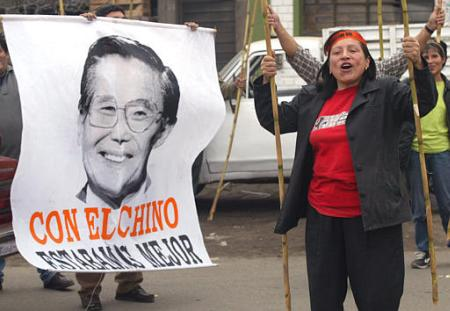
#> input picture data/train/0005.jpg, 450 x 311 px; its folder holds only this picture in this run
$ python train.py
#> lines starting #> are read from the running program, lines starting #| are printed output that depends on the picture
### projectUtils.py
import numpy as np
import os
import pickle
from skimage import io, util
from skimage.color import rgb2gray
from skimage.feature import hog
from skimage.transform import resize
import matplotlib.pyplot as plt
import matplotlib.patches as patch
from skimage.transform import pyramid_gaussian

def loadImagesFromDir(path):
#> called with path = './data/train/'
    images = []
    if path[-1] != "/":
        path += "/"
    for f in sorted(os.listdir(path)):
        images.append(rgb2gray(util.img_as_float(io.imread(path+f))))
    return np.array(images)

# [13 lines left out: function windowRecoveringArea, not called in this run]

def extractHOGFeatures(im):
	return hog(im, feature_vector=True, block_norm="L2-Hys")

# [71 lines left out: functions plotWindows, imagesDetection, imageDetection, suppNonMaxima, loadModel, not called in this run]

### train.py
#!/usr/bin/python3

import sys
import matplotlib.pyplot as plt
import math
import numpy as np
from random import randint, sample
import pickle
from skimage.transform import resize
from skimage.transform import rotate
from sklearn.svm import SVC
from sklearn.model_selection import GridSearchCV
from projectUtils import loadImagesFromDir, windowRecoveringArea, extractHOGFeatures, suppNonMaxima, loadModel, imagesDetection, imageDetection

# [54 lines left out: functions randomNegWindows, extractWindowImages, falsePositifWindows, not called in this run]

def getPosImages(trainImages, posWindows, H, L):
#> called with trainImages = array of shape (1, 311, 450), posWindows = array of shape (1284, 5), H = 90, L = 60
    trainPosImages = []
    i = 0
    for w in posWindows:
        [imIdx, x, y, h, l] = w
        im = resize(trainImages[imIdx-1][x:(x+h), y:(y+l)], (H, L), anti_aliasing=True, mode="reflect")
        trainPosImages += [im]
        #ajout de symetrique
        trainPosImages += [im[:,::-1]]

        #ajout de rotation petit angle
        theta = 15

        # Rotation de rectangle pythagore trigo tout ça ...
        # permet d'avoir une image sans zone noir sans pixel en dehors de l'image originale
        # probleme si padding = 0 donc on utilise math.ceil pour avoir au moins 1 de padding
        padding_left = math.ceil( (l/2)*math.cos(math.radians(theta)) + (h/2)*math.sin(math.radians(theta)))
        padding_left = math.ceil( padding_left - l/2)


        padding_top = math.ceil(( h/2)*math.cos(math.radians(theta)) + (l/2)* math.sin(math.radians(theta)))
        padding_top = math.ceil( padding_top - h/2)

        realI = max(0,x-padding_top)
        realH = min(trainImages[imIdx-1].shape[0],(x+h)+padding_top)

        realJ = max(0,y-padding_left)
        realL = min(trainImages[imIdx-1].shape[1],(y+l)+padding_left)

        im = rotate(trainImages[imIdx-1][realI:realH, realJ:realL],angle=theta)
        im = im[x - realI:(x+h) - realH, y- realJ:(y+l) -realL]

        im = resize(im,(H,L),anti_aliasing=True, mode="reflect")

        trainPosImages += [im]
        #ajout de symetrique
        trainPosImages += [im[:,::-1]]
        i+=1
#> this loop made 2 passes
#> pass 1, in getPosImages, `im = resize(trainImages[imIdx-1][x:(x+h), y:(y+l)], (H, L), anti_alias..`:
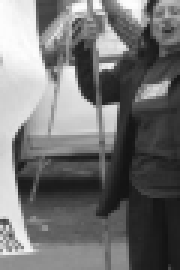
#> im: shape (90, 60) float64 (shown 3 times larger); min 0.0757, max 0.997, mean 0.452
#> pass 1, in getPosImages, `im = rotate(trainImages[imIdx-1][realI:realH, realJ:realL],angle=theta)`:
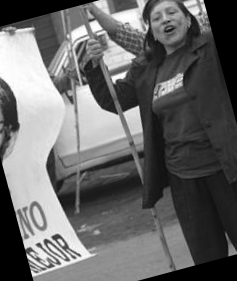
#> im: shape (281, 237) float64; min 0, max 1, mean 0.405
#> pass 1, in getPosImages, `im = im[x - realI:(x+h) - realH, y- realJ:(y+l) -realL]`:
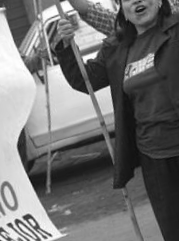
#> im: shape (241, 179) float64; min 0.0437, max 1, mean 0.441
#> pass 1, in getPosImages, `im = resize(im,(H,L),anti_aliasing=True, mode="reflect")`:
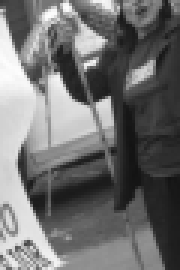
#> im: shape (90, 60) float64 (shown 3 times larger); min 0.0764, max 0.994, mean 0.441
#> after the loop, i = 1; trainPosImages = 4 items
    return np.array(trainPosImages)

def saveModel(clf, file):
    with open(file, 'wb') as file:
        pickle.dump(clf, file)

if __name__ == "__main__":
    H = 90
    L = 60
    randomNegScale = np.arange(0.7, 4, 0.3)
    detectionScale = np.arange(0.5, 6, 0.3)
    negPerImage = 16

    modelFile = "model.pkl"
    if len(sys.argv)>1:
        modelFile = sys.argv[1]

    featureExtractor = extractHOGFeatures

    print("Loading images")

    images = loadImagesFromDir("./data/train/")
    posWindows = np.loadtxt("./data/label.txt", dtype=int)

    print("Extracting positive features")

#> (the run stopped early here; a loop or call above may not have finished)

$ run again, on data/train/0026.jpg
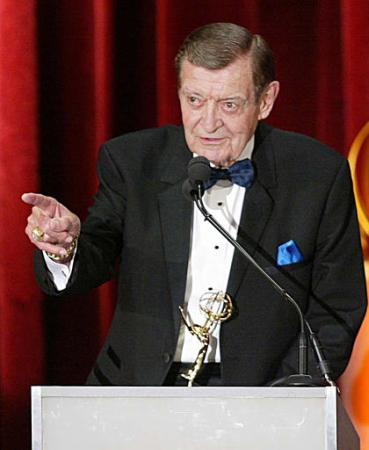
#> input picture data/train/0026.jpg, 369 x 450 px
#> the loop in getPosImages, `for w in posWindows:` made 2 passes
#> pass 1, in getPosImages, `im = im[x - realI:(x+h) - realH, y- realJ:(y+l) -realL]`:
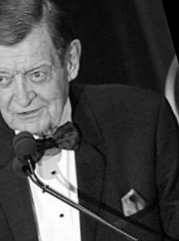
#> im: shape (241, 179) float64; min 0, max 1, mean 0.279
#> pass 1, in getPosImages, `im = resize(im,(H,L),anti_aliasing=True, mode="reflect")`:
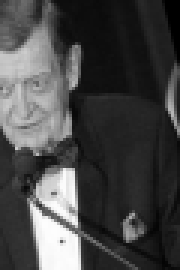
#> im: shape (90, 60) float64 (shown 3 times larger); min 0, max 0.994, mean 0.279
#> after the loop in getPosImages, `for w in posWindows:`: i = 1; trainPosImages = 4 items

$ run again, on data/train/0037.jpg
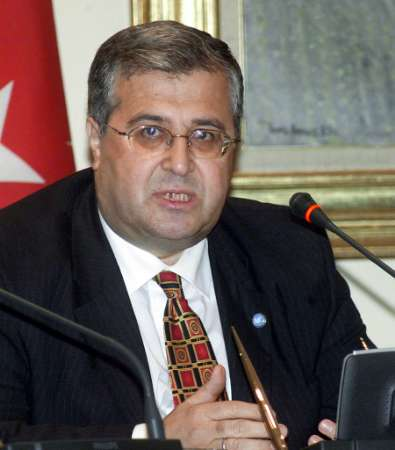
#> input picture data/train/0037.jpg, 395 x 450 px
#> the loop in getPosImages, `for w in posWindows:` made 2 passes
#> pass 1, in getPosImages, `im = im[x - realI:(x+h) - realH, y- realJ:(y+l) -realL]`:
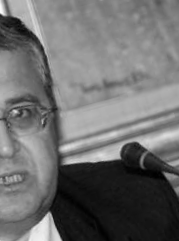
#> im: shape (241, 179) float64; min 0.000262, max 0.989, mean 0.434
#> pass 1, in getPosImages, `im = resize(im,(H,L),anti_aliasing=True, mode="reflect")`:
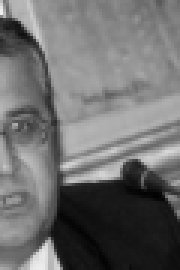
#> im: shape (90, 60) float64 (shown 3 times larger); min 0.00787, max 0.935, mean 0.434
#> after the loop in getPosImages, `for w in posWindows:`: i = 1; trainPosImages = 4 items

$ run again, on data/train/0040.jpg
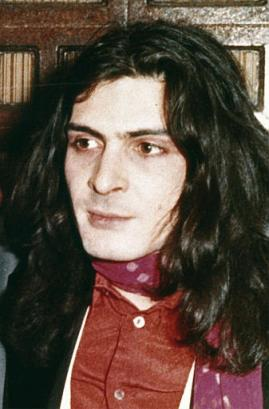
#> input picture data/train/0040.jpg, 269 x 409 px
#> the loop in getPosImages, `for w in posWindows:` made 2 passes
#> pass 1, in getPosImages, `im = rotate(trainImages[imIdx-1][realI:realH, realJ:realL],angle=theta)`:
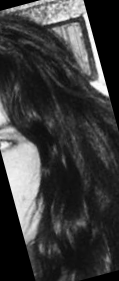
#> im: shape (281, 119) float64; min 0, max 0.997, mean 0.236
#> pass 1, in getPosImages, `im = resize(im,(H,L),anti_aliasing=True, mode="reflect")`:
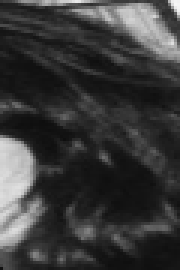
#> im: shape (90, 60) float64 (shown 3 times larger); min 0.0578, max 0.969, mean 0.226
#> after the loop in getPosImages, `for w in posWindows:`: i = 1; trainPosImages = 4 items

$ run again, on data/train/0006.jpg
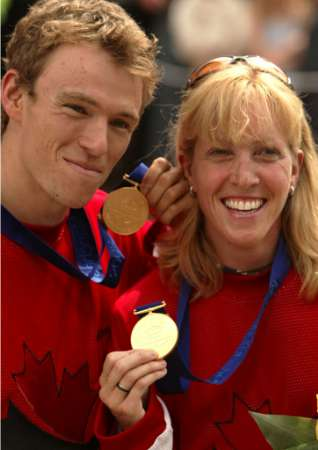
#> input picture data/train/0006.jpg, 318 x 450 px
#> the loop in getPosImages, `for w in posWindows:` made 2 passes
#> pass 1, in getPosImages, `im = resize(im,(H,L),anti_aliasing=True, mode="reflect")`:
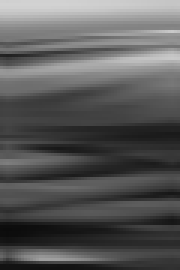
#> im: shape (90, 60) float64 (shown 3 times larger); min 0.0453, max 0.827, mean 0.349
#> after the loop in getPosImages, `for w in posWindows:`: i = 1; trainPosImages = 4 items
